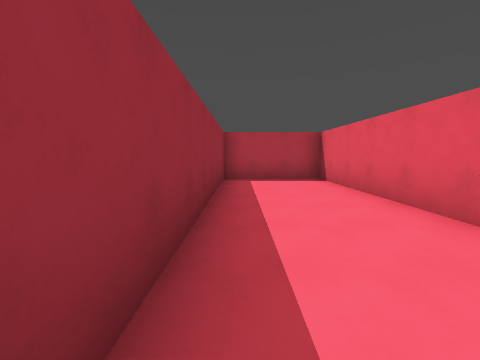
View 1 (above)

17 first-person views from a walk through a Godot game level. The camera is 1.5 m above the floor, tilts 6° down and sees 90° across. The floor is counted in squares, 2 m on a side. Each view is taken from the middle of a square. On the plan, view 1 faces up. The plan holds only what a view shows up to about 9 squares ahead; the rest is blank. The place goes on beyond the plan.

View 2
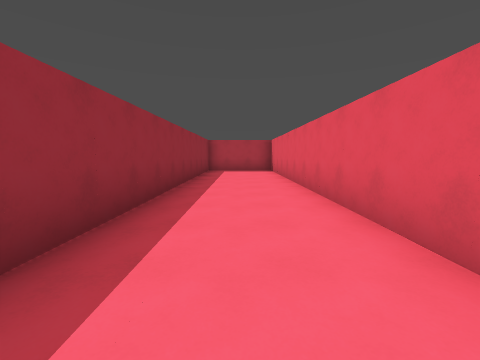

View 3
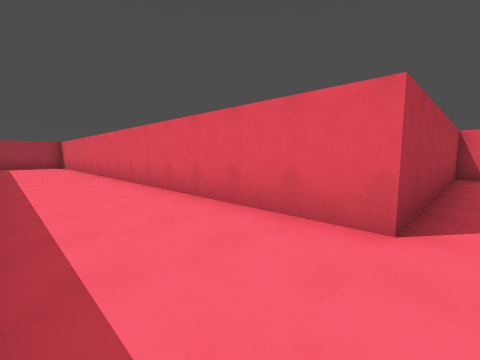

View 4
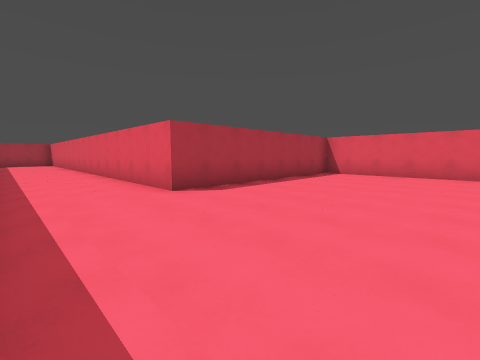

View 5
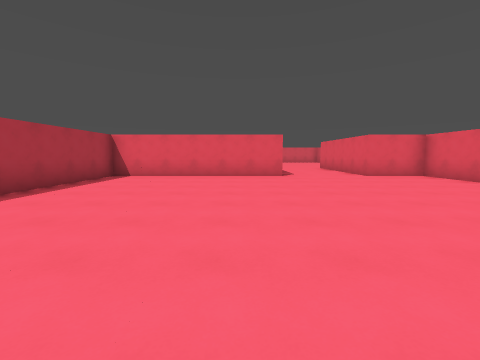

View 6
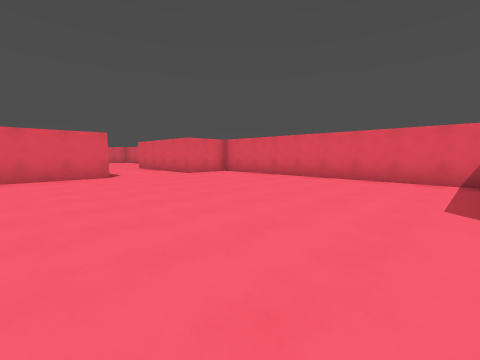

View 7
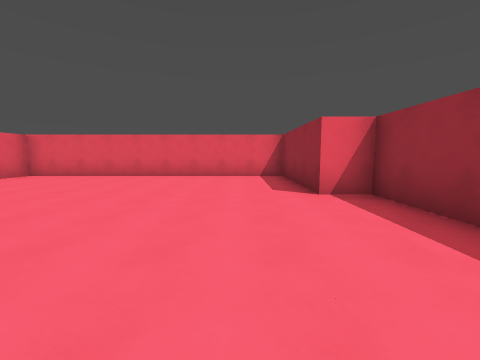

View 8
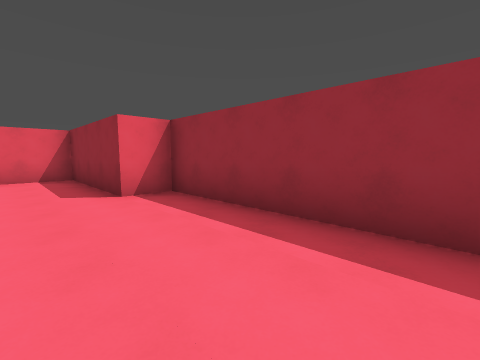

View 9
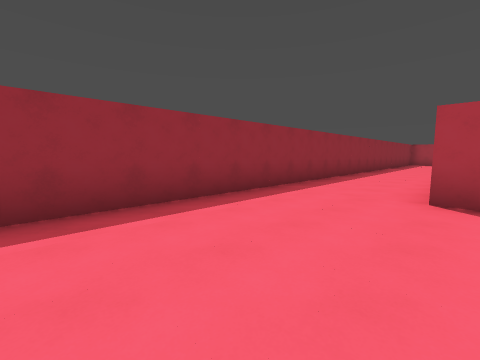

View 10
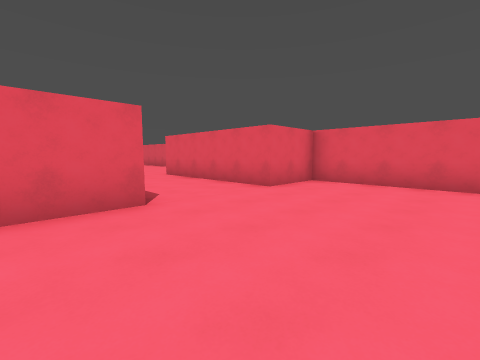

View 11
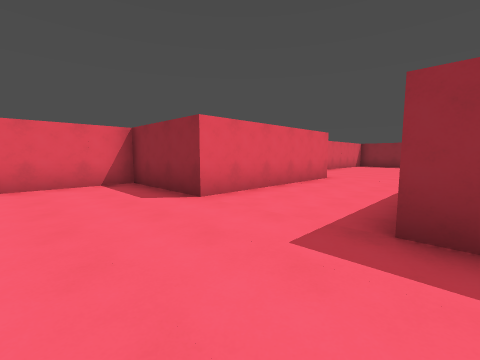

View 12
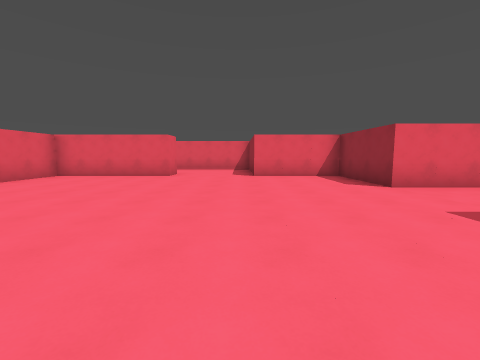

View 13
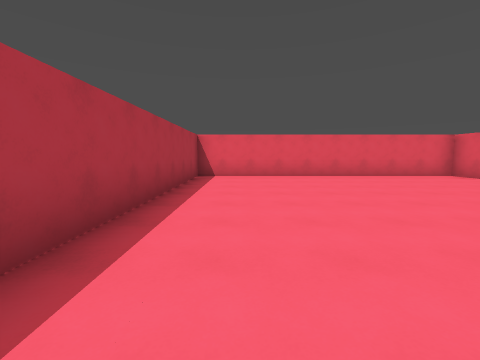

View 14
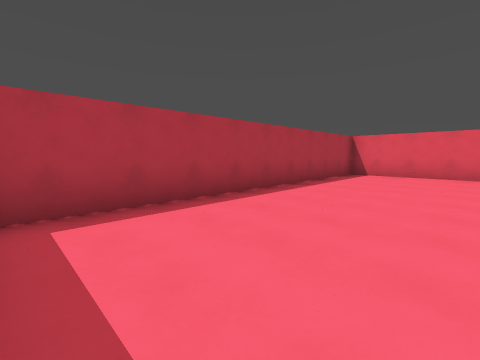

View 15
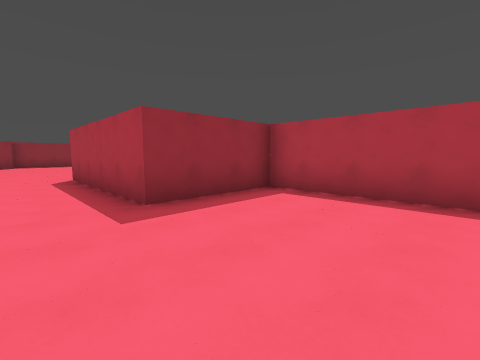

View 16
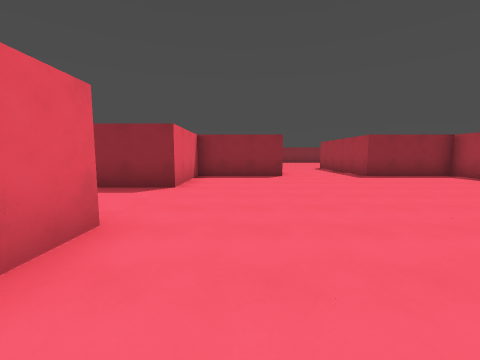

View 17
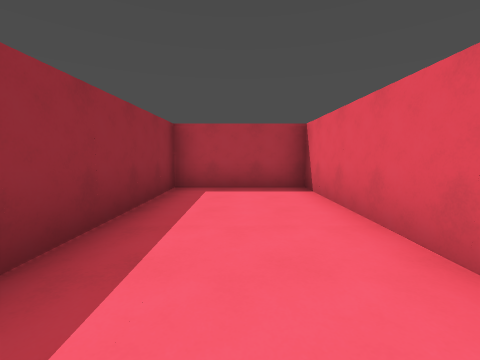

### Floor plan
Points are (right, up) in squares from view 1. A wall is a line through its corners. A room is listed if a view was taken in it or the views show most of it. See-through windows are left out.
Room 1 (views 1, 2, 3, 4, 5, 6, 7, 8, 9, 10, 17)
walls: (9.5, -14.5) (9.5, -8.5) (2.5, -8.5) (2.5, 7.5) (-0.5, 7.5) (-0.5, -15.5) (0.5, -15.5) (0.5, -19.5) (9.5, -19.5) (9.5, -17.5)
ways out: opening at (10, -16) to room 2
Room 2 (views 11, 12, 13, 14, 15, 16)
walls: (20.5, -21.1) (20.5, -20.5) (24.5, -20.5) (24.5, -11.5) (14.5, -11.5) (14.5, -14.5) (9.5, -14.5); (9.5, -17.5) (14.5, -17.5) (14.5, -20.5) (17.5, -20.5) (17.5, -21.5)
ways out: opening at (10, -16) to room 1

Where each view was taken, in squares from view 1:
view 1: 0 up, 0 right, facing up
view 2: 4 down, 1 right, facing up
view 3: 9 down, 0 right, facing up-right
view 4: 13 down, 0 right, facing up-right
view 5: 13 down, 1 right, facing right
view 6: 12 down, 1 right, facing down-right
view 7: 11 down, 2 right, facing down
view 8: 11 down, 2 right, facing down-left
view 9: 13 down, 3 right, facing up-left
view 10: 13 down, 6 right, facing down-right
view 11: 14 down, 17 right, facing down-left
view 12: 12 down, 18 right, facing down
view 13: 13 down, 16 right, facing right
view 14: 15 down, 15 right, facing up-right
view 15: 16 down, 18 right, facing up-left
view 16: 19 down, 23 right, facing left
view 17: 2 up, 1 right, facing up
